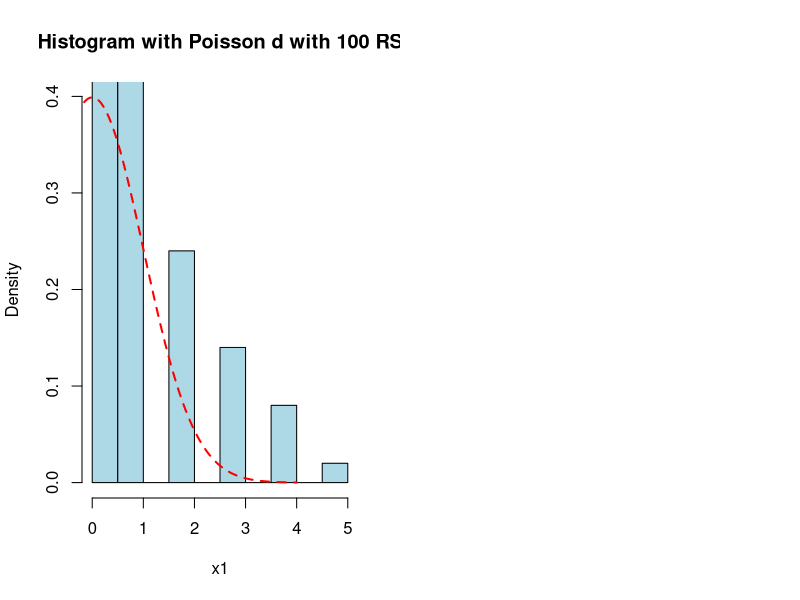
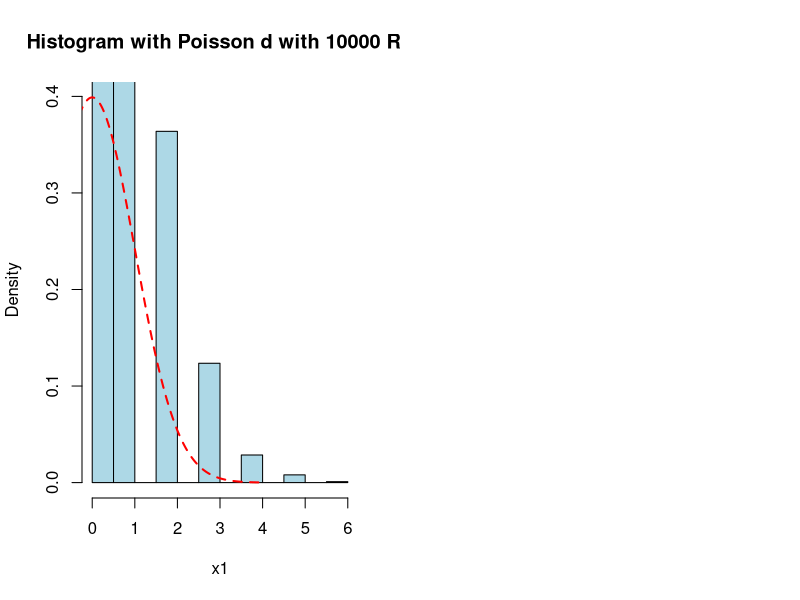
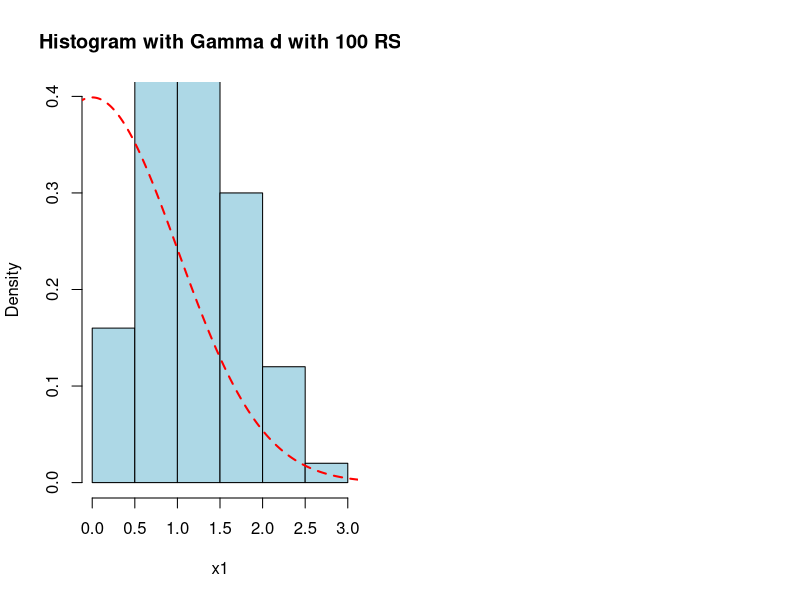
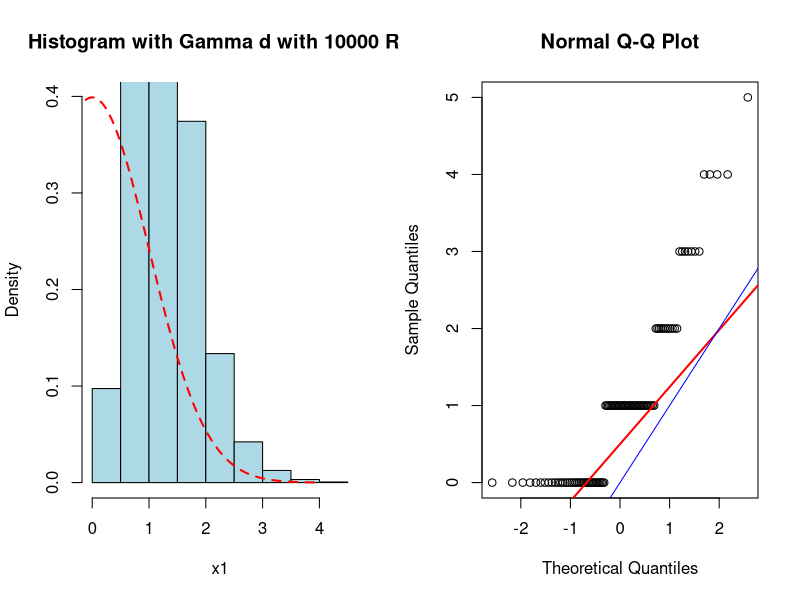
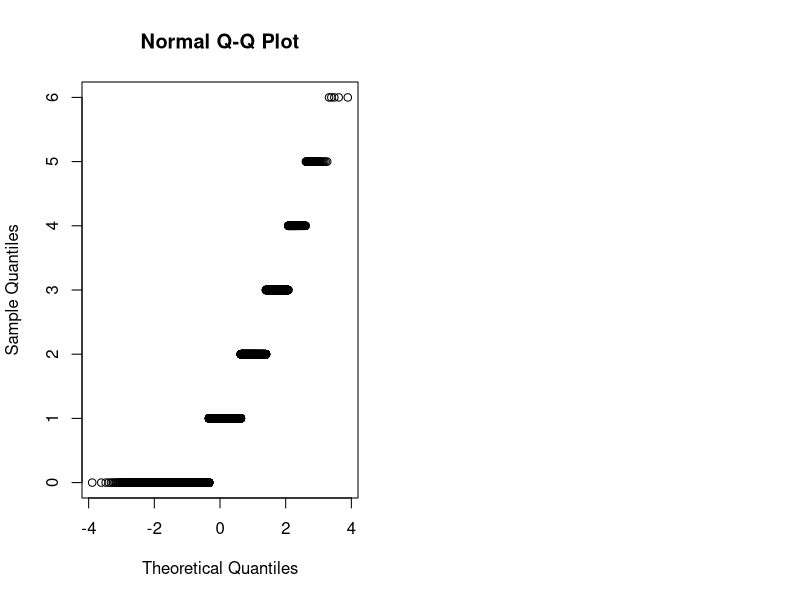

These figures' R source, in order: (Note: this script raises an error after producing the figures.)
print("Set seed to 10005")
set.seed(10005)

print("Provide a graphical representation (visualization) of your data")
print("Poisson with 100 RS and its histogram")
print("Named p1")
par(mfrow=c(1,2))
p1<-rpois(100,1)
x1n<-seq(-4,4,0.01)
dx1n<-dnorm(x1n)
hist(p1,freq=F, ylim=c(0, max(dx1n)), col="lightblue", xlab="x1", main="Histogram with Poisson d with 100 RS") 
lines(x1n, dx1n,col="red",lty=2,lwd=2)

print("Poisson with 10000 RS and its histogram")
print("Named p2")
par(mfrow=c(1,2))
p2<-rpois(10000,1)
x1n<-seq(-4,4,0.01)
dx1n<-dnorm(x1n)
hist(p2,freq=F, ylim=c(0, max(dx1n)), col="lightblue", xlab="x1", main="Histogram with Poisson d with 10000 RS") 
lines(x1n, dx1n,col="red",lty=2,lwd=2)

print("Gamma with 100 RS and its histogram")
print("Named g1")
par(mfrow=c(1,2))
g1<-rgamma(100,5,4)
x1n<-seq(-4,4,0.01)
dx1n<-dnorm(x1n)
hist(g1,freq=F, ylim=c(0, max(dx1n)), col="lightblue", xlab="x1", main="Histogram with Gamma d with 100 RS") 
lines(x1n, dx1n,col="red",lty=2,lwd=2)

print("Gamma with 10000 RS and its histogram")
print("Named g2")
par(mfrow=c(1,2))
g2<-rgamma(10000,5,4)
x1n<-seq(-4,4,0.01)
dx1n<-dnorm(x1n)
hist(g2,freq=F, ylim=c(0, max(dx1n)), col="lightblue", xlab="x1", main="Histogram with Gamma d with 10000 RS") 
lines(x1n, dx1n,col="red",lty=2,lwd=2)

print("Get statistics mean,median,sd,IQR for the above random samples")
print("Statistics for Poisson with 100 RS")
mean(p1)
median(p1)
sd(p1)
IQR(p1)

print("Get an estimate of the: mean; sd; median; IQR. What are the theoretic values of these statistics when the true distribution is used?")
print("Statistics for Poisson with 10000 RS")
mean(p2)
median(p2)
sd(p2)
IQR(p2)

print("Statistics for Gamma with 100 RS")
mean(g1)
median(g1)
sd(g1)
IQR(g1)

print("Statistics for Gamma with 10000 RS")
mean(g2)
median(g2)
sd(g2)
IQR(g2)


print("The true distribution is the normal, thus generate random numbers and calculate mean,media,sd,IQR")
n1<-rbinom(100,15,.8)
mean(n1)
median(n1)
sd(n1)
IQR(n1)

print("What is the proportion of the sample data in the region:
[min(mean; median); max(mean; median)]
What is the theoretic proportion of this region when the true distribution is used?")
print("Function to calculate ratio of reduced vectors")

proportions <- function(x){
  min<-min(mean(x),median(x))
  max<-max(mean(x),median(x))
  props<-x[x>=min & x<=max]
  ratio<-(length(props)/length(x))*100
  sprintf("Ratio over original sample %s is %s %% " ,deparse(substitute(x)),ratio)
}

print("For Poisson p1: " )
proportions(p1)

print("For Poisson p2: " )
proportions(p2)

print("For Gamma g1: " )
proportions(g1)

print("For Gamma g2: " )
proportions(g2)

print("For true distribution n1: ")
proportions(n1)

print("What is the quantile of the sample data that are at or below the lowest 1%? What
is the respective theoretic quantile when the true distribution is used?
What is the quantile of the sample data that are at or above the upper 1%? What
is the respective theoretic quantile when the true distribution is used?")
print("For Poisson p1")
qqnorm(p1)
qqline(p1,col="red",lty=1,lwd=2)
abline(0,1,col="blue")

print("For Poisson p2")
qqnorm(p2)
qline(p2,col="red",lty=1,lwd=2)
abline(0,1,col="blue")

print("For Gamma g1")
qqnorm(g1)
qline(g1,col="red",lty=1,lwd=2)
abline(0,1,col="blue")

print("For Gamma g2")
qqnorm(g2)
qline(g2,col="red",lty=1,lwd=2)
abline(0,1,col="blue")

print("Comment on the discrepancies between theoretic and sample evaluated statistics
in questions (b)-(e).")

print("Under the assumption of squared error loss function use each of the data set to
provide your best prediction of a single future observable.")
